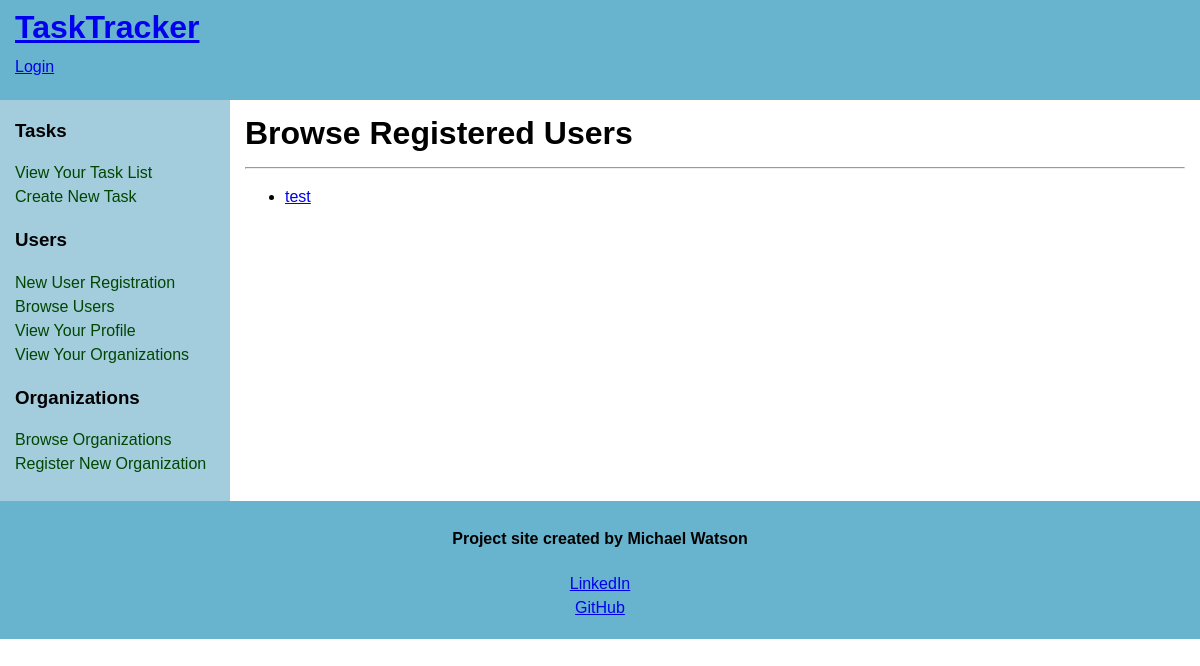
Before: /users/browse with the older database file.
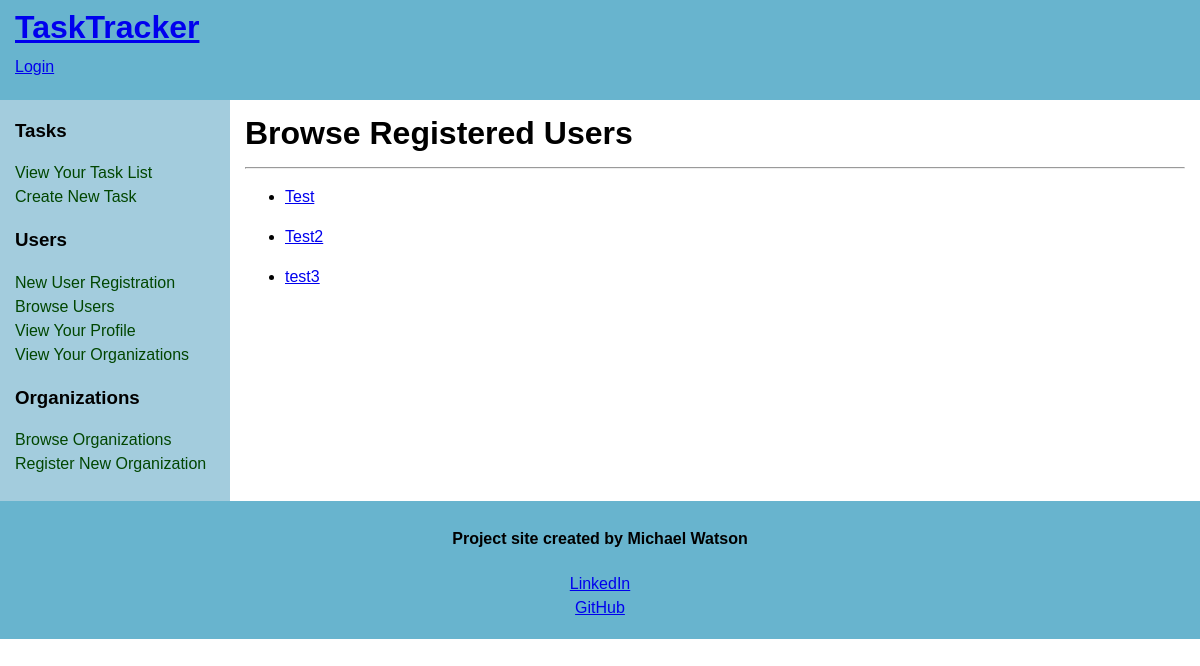
After: the same page with the newer database file.
### models.py (models this page shows, shortened)
class User(db.Model, UserMixin):
    __tablename__ = 'users'
    id = db.Column(db.Integer(), primary_key=True)
    username = db.Column(db.String(45), index=True, unique=True, nullable=False)
    passwordHash = db.Column(db.String(128), nullable=False)
    nameFirst = db.Column(db.String(45), index=True, nullable=False)
    nameLast = db.Column(db.String(45), index=True, nullable=False)
    email = db.Column(db.String(45), index=True, unique=True, nullable=False)
    about = db.Column(db.Text(255), index=True)
    organizations = db.relationship('Organization', secondary='organization_user_junction', back_populates='users', lazy='dynamic', cascade='all') #set relationship to junction table foreign key
    tasks = db.relationship('Task', backref='user', lazy='dynamic')

### routes.py (the view)
@app.route('/users/browse')
def userBrowse():
    users = User.query.all()
    return render_template('userBrowse.html', title='Browse TaskTracker Users', users=users)

### templates/userBrowse.html
{% extends 'base.html' %}
{% block content %}
    <main>
        <div id="content">
            <div class="innertube">
                <h1>Browse Registered Users</h1><hr>
                    {% if users %}
                        {% for user in users %}
                            <ul>
                                <li><a href="{{ url_for('userProfile', username=user.username) }}">{{ user.username }}</a></li>
                            </ul>
                        {% endfor %}
                    {% else %}
                            <p>No users have been created yet. <a href="{{ url_for('userRegistration') }}">Click here</a> to register a new user.</p>
                    {% endif %}
            </div>
        </div>
    </main>
{% endblock %}

Changed rows visible on the page:
changed User: username "test" → "Test"
added User: username "Test2"
added User: username "test3"
